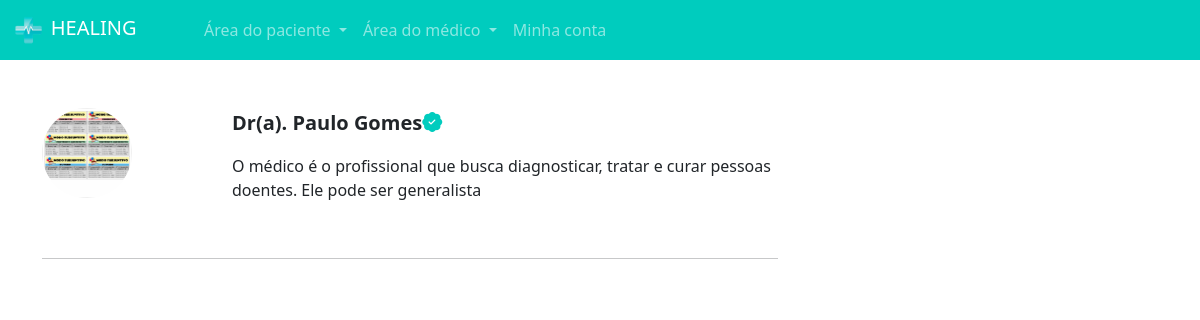
/patient/escolher_horario/1/ (signed in), run on the app's committed database.
### medicine/models.py (models this page shows, shortened)
class MedicoData(models.Model):
    crm = models.CharField(max_length=30)
    nome_completo = models.CharField(max_length=100)
    cep = models.CharField(max_length=20)
    rua = models.CharField(max_length=30)
    bairro = models.CharField(max_length=30)
    numero = models.IntegerField()
    rg = models.ImageField(upload_to="RGs")
    foto_perfil = models.ImageField(upload_to="FotoPerfil")
    cedula_identidade_medica = models.ImageField(upload_to="CedulasIdentidadeMedica")
    descricao = models.TextField()
    valor_consulta = models.FloatField(default=100)
    user = models.ForeignKey(User, on_delete=models.DO_NOTHING)
    area = models.ForeignKey(MedicineArea, on_delete=models.DO_NOTHING)

### patient/views.py (the view)
@login_required()
def escolher_horario(request, id_medico):
    if request.method == "GET":
        medico = MedicoData.objects.get(id=id_medico)
        datas = (
            Horarios.objects.filter(user=medico.user)
            .filter(data__gte=dt.datetime.now())
            .filter(agendada=False)
        )
        print(datas)
        return render(
            request,
            "patient/escolher_horario.html",
            context={
                "medico": medico,
                "datas": datas,
                "is_medico": is_medico(request.user),
            },
        )
    else:
        return redirect(reverse("escolher_horario"))

### medicine/models.py (called while the page is built)
def is_medico(user):
    doctor = MedicoData.objects.filter(user=user)
    return doctor.exists()

### extras/templates/patient/escolher_horario.html (shortened to what this page needs)
{% extends "user_auth/base.html" %}
{% load static %}
{% block head %}
    <link rel="stylesheet" href="{% static 'css/medicine/horario.css' %}">
    <link rel="stylesheet" href="{% static 'css/user_auth/user_auth.css' %}">
    <link rel="stylesheet" href="{% static 'css/medicine/auth_doctor.css' %}">
    <link rel="stylesheet" href="{% static 'css/patient/patient_home.css' %}">
    <link rel="stylesheet" href="https://cdn.jsdelivr.net/npm/bootstrap-icons@1.11.3/font/bootstrap-icons.min.css">
{% endblock %}
{% block content %}
    {% include "partials/navbar.html" %}
    <div class="container">
        <br><br>
        <div class="row">
            <div class="col-md-8">
                <div class="row">
                    <div class="col-md-3"><img src="{{ medico.foto_perfil.url }}" class="foto-perfil-card" alt=""></div>
                    <div class="col-md">
                        <p style="font-size: 20px" class="p-bold">Dr(a). {{ medico.nome_completo }}<i class="bi bi-patch-check-fill icon-main"></i></p>
                        <p>{{ medico.descricao }}</p>
                    </div>
                </div>
                <br>
                <hr>
            </div>
            <div class="col-md-4">
            </div>
        </div>
    </div>
{% endblock %}

### extras/static/css/user_auth/base.css (style rules this page uses)
:root { --main-color: #00CCBE; --dark-color: #09A6A3; --contrast-color: #FFD686; }
.p-bold { font-weight: bold; }

### extras/static/css/patient/patient_home.css (style rules this page uses)
.foto-perfil-card { width: 90px; height: 90px; border-radius: 45px; }
.icon-main { color: var(--main-color); }

### data on the page
MedicoData: foto_perfil (picture), nome_completo "Paulo Gomes", descricao "O médico é o profissional que busca diagnosticar, tratar e curar pessoas doentes. Ele pode ser generalista"
